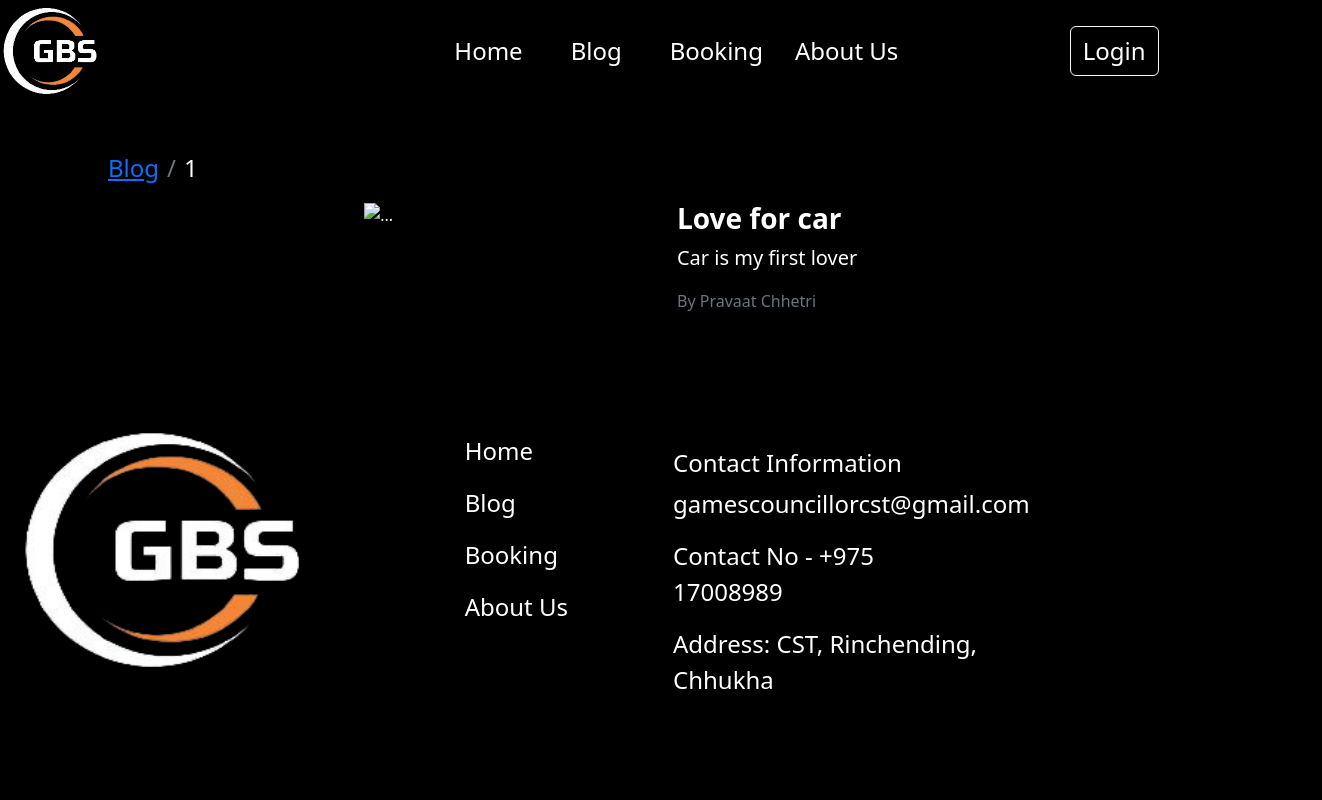
The page /blog/1 on the database its author committed.
### models.py (models this page shows, shortened)
class Blogs(db.Model):
    BId = db.Column(db.Integer, primary_key=True, autoincrement=True)
    title = db.Column(db.String(100), nullable=False)
    content = db.Column(db.Text, nullable=False)
    author = db.Column(db.String(100), nullable=False)
    image = db.Column(db.Text, nullable=False)
    mimetype = db.Column(db.Text, nullable=False)
    date_created = db.Column(db.DateTime, nullable=False, default=datetime.utcnow)

### app.py (the view)
@app.route('/blog/<int:id>')
def blog_detail(id):
    blog=Blogs.query.filter_by(BId=id).first()
    return render_template('blog_disp.html', data={'b': 'active','blog':blog})

### templates/blog_disp.html (shortened to what this page needs)
{%extends 'index.html'%}
{%block content%}
<div class="my-5 bg-black text-bg-light container-fluid row text-center">
    <nav aria-label="breadcrumb">
        <ol class="breadcrumb ms-5">
          <li class="breadcrumb-item nav-item fs-4 ms-5"><a class="nav-item" href="\blog">Blog</a></li>
          <li class="breadcrumb-item nav-item fs-4">{{data.blog.BId}}</li>
        </ol>
      </nav>
    <div class="col-lg-1"></div>
    <div class="col-lg-5">
        <img src="/blog/img/{{data.blog.BId}}" class="img-fluid" alt="...">
    </div>
    <div class="col-lg-5 text-center">
        <div class="col-lg-10 col-sm-12 px-3">
            <h1 class="text-start fs-3"><b> {{data.blog.title}} </b></h1>
            <p class="text-start fs-5">{{data.blog.content}}</p>
            <p class="text-start text-muted">By {{data.blog.author}}</p>
        </div>
    </div>
</div>
{%endblock%}

### templates/index.html (shortened to what this page needs)
<!DOCTYPE html>
<html lang="en">
<head>
  <link href="https://cdn.jsdelivr.net/npm/bootstrap@5.2.2/dist/css/bootstrap.min.css" rel="stylesheet">
  <link rel="stylesheet" href="{{url_for('static', filename='css/index.css')}}" />
</head>
<body style="background-color:black;">
  <div class="container-fluid p-0">
    <nav class="navbar fs-4 navbar-expand-lg navbar-dark p-0" style="background-color: rgba(0, 0, 0, 0)">
      <a class="navbar-brand" href="#"><img src="{{url_for('static',filename='img/gbsLogo.png')}}" height="50%"
          width="50%" ms-5 alt="" /></a>
      <div class="collapse navbar-collapse justify-content-evenly ps-5" id="navbarSupportedContent">
        <ul class="navbar-nav justify-content-center">
          <li class="nav-item px-lg-3">
            <a class="nav-link {{data.a}}" aria-current="page" href="/">Home</a>
          </li>
          <li class="nav-item px-lg-3">
            <a class="nav-link {{data.b}}" href="/blog">Blog</a>
          </li>
          <li class="nav-item px-lg-3">
            <a class="nav-link {{data.d}}" href="/booking">Booking</a>
          </li>
          <li class="nav-item">
            <a class="nav-link {{data.e}}" href="/aboutUs"> About Us </a>
          </li>
        </ul>
        <form action="" class="d-flex">
          <button class="nav-item {{data.f}} {{data.n}} btn btn-outline-light fs-4 ">
            {%if data.role_status=='User' or data.role_status=='Admin'%}
            <a href="/logout" class="nav-link ">Logout</a>
            {%else%}
            <a href="/login" class="nav-link ">Login</a>
            {%endif%}
          </button>
        </form>
      </div>
    </nav>
  </div>
  {%block content%}{%endblock%}
  <hr\>
    <div class="container-fluid bg-black text-bg-dark row m-0 p-0">
      <div class="col-lg-3 col-sm-12 text-sm-center py-sm-5">
        <a href="#" class=""><img src="{{url_for('static',filename='img/gbsLogo.png')}}" height="250px" width="300px"
            alt=""></a>
      </div>
      <div class="col-lg-2 offset-lg-1 offset-sm-5 col-sm-7 ps-4 py-sm-5 ">
        <nav class="nav flex-column text-bg-dark bg-transparent fs-4 " style="background-color: rgba(0, 0, 0, 0)">
          <ul class="navbar-nav">
            <li class="nav-item">
              <a class="nav-link nav-new active" aria-current="page" href="/">Home</a>
            </li>
            <li class="nav-item">
              <a class="nav-link nav-new" href="/blog">Blog</a>
            </li>
            <li class="nav-item">
              <a class="nav-link nav-new" href="/booking">Booking</a>
            </li>
            <li class="nav-item">
              <a class="nav-link nav-new" href="/aboutUs"> About Us </a>
            </li>
          </ul>
        </nav>
      </div>
      <div class="col-lg-3 col-md-12 col-sm-12 py-sm-5">
        <div class=" fs-4 mt-4 text-lg-start  text-sm-center">
          <h4>Contact Information</h4>
          <p>gamescouncillorcst@gmail.com</p>
          <p>Contact No - +975 17008989</p>
          <p>Address: CST, Rinchending, Chhukha</p>
        </div>
      </div>
      <div class="col-lg-3 col-sm-12 text-center py-sm-5 pe-3">
        <div class="col-9">
          <iframe
            src="https://www.google.com/maps/embed?pb=!1m18!1m12!1m3!1d3559.6775695543015!2d89.39180371499653!3d26.850205783154486!2m3!1f0!2f0!3f0!3m2!1i1024!2i768!4f13.1!3m3!1m2!1s0x39e3cb2c210e611d%3A0x44c5cb2cd32b18d4!2zQ29sbGVnZSBvZiBTY2llbmNlIGFuZCBUZWNobm9sb2d5IOC9muC9k-C8i-C9ouC9suC9guC8i-C9keC9hOC8i-C9oOC9leC-suC9tOC9o-C8i-C9ouC9suC9guC8i-C9mOC9kOC9vOC8i-C9ouC9suC9mOC8i-C9puC-s-C9vOC9luC8i-C9guC-suC-reC8jQ!5e0!3m2!1sen!2sbt!4v1665463941692!5m2!1sen!2sbt"
            width="400px" height="300px" style="border: 0" allowfullscreen="" loading="lazy"
></iframe>
        </div>
      </div>
    </div>
</body>
</html>

### static/css/index.css (style rules this page uses)
* { background-color: rgba(0, 0, 0, 0); color: white; }
.nav-link { color: white; }
.nav { --bs-nav-link-hover-color: #e5760b; }

### rows shown on the page
Blogs: blog.BId "1", blog "Love for car", blog.content "Car is my first lover", blog.author "Pravaat Chhetri"
